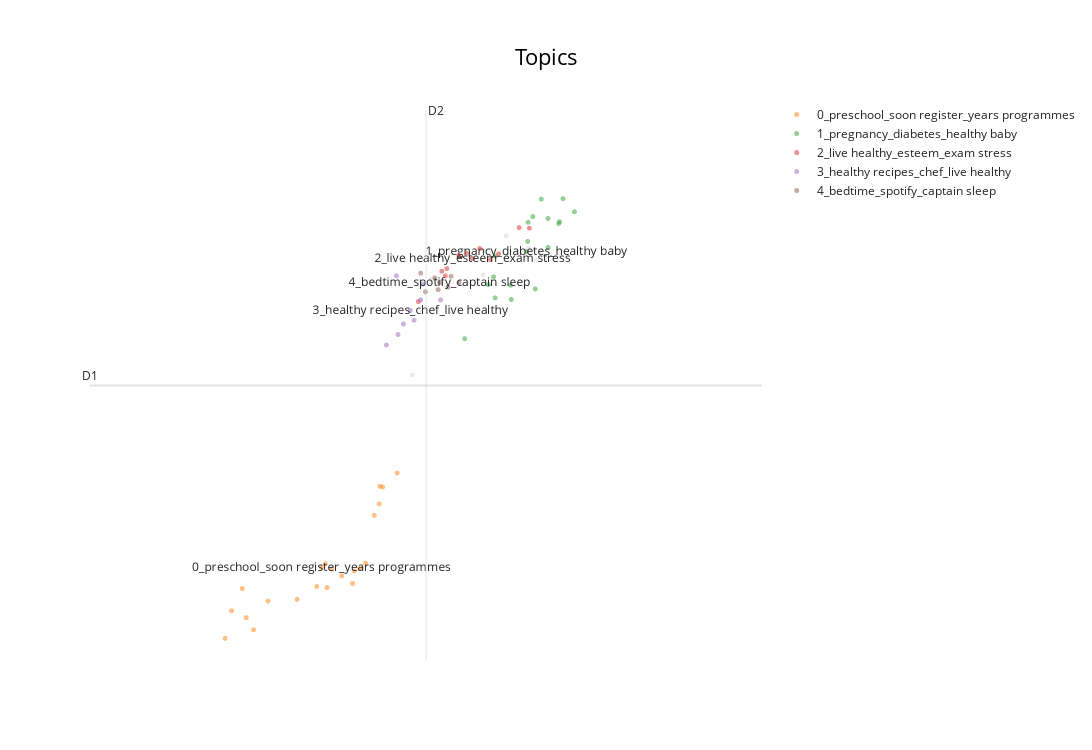

The notebook cell saved with this chart:
### Code cell
top_topics = topic_model.get_topic_freq()["Topic"].tolist()
embeddings = topic_model.umap_model.embedding_
hover_data = [
    f"{title} - Topic {topic}"
    # CHANGE THE NAME OF THE PARAM
    for title, topic in zip(doc_titles_parentHub, topics)
]
visualization = topic_model.visualize_documents(
    hover_data,
    reduced_embeddings=embeddings,
    topics=top_topics,
    title="Topics",
)
result.iloc[:,:-1].to_csv(r"bertopic program subpages\hyperparameter tuning\bertopic_programeSubPages_parentHub_tuned.csv")
visualization.show()

### Figure 1 — Plotly figure (JSON) as saved in the notebook; plotly's stock layout.template omitted (floating-point values rounded to 4 significant figures)
{"data": [{"hoverinfo": "text", "hovertext": ["Parent Hub: 0-2 Years - Resources - Topic -1", "Parent Hub: Student Health Centre, Dental Centre - Topic -1", "Parent Hub: Teens - Resources - Topic -1", "Parent Hub: 3-6 Years - Nutrition and Healthy Eating - Topic -1", "Parent Hub: 3-6 Years - Healthy, Active Family - Topic -1", "Parent Hub: 7-12 Years - Topic -1", null], "marker": {"color": "#CFD8DC", "opacity": 0.5, "size": 5}, "mode": "markers+text", "name": "other", "showlegend": false, "type": "scattergl", "x": [6.483, 7.221, 7.174, 6.91, 7.041, 6.595, 6.904], "y": [4.104, 5.244, 5.364, 5.347, 5.491, 5.056, 5.101]}, {"hoverinfo": "text", "hovertext": ["Parent Hub - Events: Dear Papa, It's Okay, Parent-child Workshop - Topic 0", "Parent Hub - Events: Into the Hawkerverse - Topic 0", "Parent Hub - Depression Scale - Topic 0", "Parent Hub: Stay Positive - Resources - Topic 0", "Parent Hub - Events - Topic 0", "Parent Hub - Events: Family Fun Time Carnival - Topic 0", "Parent Hub - Events: Move It - Topic 0", "Parent Hub: 3-6 Years - Resources - Topic 0", "Parent Hub - Events: Mental Well-Being Workshops for Parents - Topic 0", "Parent Hub - Events: Postnatal Workshop - Topic 0", "Parent Hub - Events: Your Child's First Influencer - Topic 0", "Parent Hub - Events: Family Fun Time - Topic 0", "Parent Hub - Events: Dear Mama, It's Okay, Parent Workshop - Topic 0", "test - Topic 0", "Parent Hub - Events Positive Parenting Programme - Topic 0", "Parent Hub - Events: Dear Mama, It's Okay Parent-child Workshop - Topic 0", "Parent Hub: 7-12 Years - Resources - Topic 0", "Parent Hub - Events: Eat Right Feel Right - Topic 0", "Parent Hub: Child Health Booklet - Topic 0", "Parent Hub - Events: Eat Right Feel Right Grandparents Edition - Topic 0", "Parent Hub: We're Expecting - Resources - Topic 0", null], "marker": {"opacity": 0.5, "size": 5}, "mode": "markers+text", "name": "0_preschool_soon register_years programmes", "text": ["", "", "", "", "", "", "", "", "", "", "", "", "", "", "", "", "", "", "", "", "", "0_preschool_soon register_years programmes"], "textfont": {"size": 12}, "type": "scattergl", "x": [6.063, 5.406, 5.47, 6.306, 6.137, 5.368, 6.003, 6.285, 5.493, 5.975, 5.537, 6.127, 5.913, 6.289, 6.171, 6.204, 6.256, 5.965, 5.623, 5.796, 6.392, 5.942], "y": [2.103, 1.754, 1.975, 2.987, 2.149, 1.478, 2.17, 2.819, 1.685, 1.985, 1.564, 2.026, 1.995, 2.994, 2.178, 2.228, 2.705, 2.223, 1.85, 1.867, 3.127, 2.184]}, {"hoverinfo": "text", "hovertext": ["Parent Hub: 0-2 Years - View All - Topic 1", "Parent Hub: 0-2 Years - Immunisation - Topic 1", "Parent Hub: Student Immunisation And Screening - Topic 1", "Parent Hub: 0-2 Years - 1st Few Months - Topic 1", "Parent Hub: 0-2 Years - Topic 1", "Parent Hub: 0-2 Years - Healthy Diet - Topic 1", "Parent Hub: 0-2 Years - Common Status - Topic 1", "Parent Hub: 0-2 Years - Screen Time - Topic 1", "Parent Hub: 0-2 Years - Baby Safety - Topic 1", "Parent Hub: 0-2 Years - Baby Care - Topic 1", "Parent Hub: 0-2 Years - Immunisation - Topic 1", "Parent Hub: We're Expecting - Trimester 3 - Topic 1", "Parent Hub: We're Expecting - Gestational Diabetes - Topic 1", "Parent Hub: We're Expecting - Topic 1", "Parent Hub: We're Expecting - View All - Topic 1", "Parent Hub: We're Expecting - Trimester 2 - Topic 1", "Parent Hub: 0-2 Years - Growth and Development - Topic 1", "Parent Hub: We're Expecting - Trimester 1 - Topic 1", null], "marker": {"opacity": 0.5, "size": 5}, "mode": "markers+text", "name": "1_pregnancy_diabetes_healthy baby", "text": ["", "", "", "", "", "", "", "", "", "", "", "", "", "", "", "", "", "", "1_pregnancy_diabetes_healthy baby"], "textfont": {"size": 12}, "type": "scattergl", "x": [6.976, 7.448, 7.38, 7.292, 6.967, 7.17, 7.2, 7.172, 7.291, 7.355, 7.359, 7.215, 7.072, 6.794, 6.976, 6.936, 7.251, 7.068, 7.162], "y": [5.288, 5.73, 5.861, 5.375, 5.082, 5.435, 5.683, 5.625, 5.663, 5.613, 5.631, 4.961, 4.856, 4.466, 4.872, 5.004, 5.856, 4.997, 5.333]}, {"hoverinfo": "text", "hovertext": ["Parent Hub: Teens - Emotional Health - Topic 2", "Parent Hub: 7-12 Years - Emotional Health - Topic 2", "Parent Hub: 3-6 Years - Oral Care and Eye Care - Topic 2", "Parent Hub: 7-12 Years - Healthy at School - Topic 2", "Parent Hub: Quizzes - How To Build Positive Self-Esteem in Your Teen - Topic 2", "Parent Hub: Teens - View All - Topic 2", "Parent Hub: 3-6 Years - Safety and Hygiene - Topic 2", "Parent Hub: Teens - Topic 2", "Parent Hub: 7-12 Years - Sparkly Teeth and Eyes - Topic 2", "Parent Hub: 7-12 Years - Building Bonds - Topic 2", "Parent Hub: 3-6 Years - Common Conditions - Topic 2", null], "marker": {"opacity": 0.5, "size": 5}, "mode": "markers+text", "name": "2_live healthy_esteem_exam stress", "text": ["", "", "", "", "", "", "", "", "", "", "", "2_live healthy_esteem_exam stress"], "textfont": {"size": 12}, "type": "scattergl", "x": [6.658, 6.679, 6.947, 6.76, 6.518, 6.806, 7.119, 6.688, 6.997, 6.885, 7.18, 6.84], "y": [5.138, 5.091, 5.253, 5.295, 4.835, 5.319, 5.572, 5.164, 5.311, 5.364, 5.567, 5.264]}, {"hoverinfo": "text", "hovertext": ["Parent Hub: Grandparents - Resources - Topic 3", "Parent Hub: 7-12 Years - View All - Topic 3", "Parent Hub: 3-6 Years - Topic 3", "Parent Hub: Recipes - Topic 3", "Parent Hub: 7-12 Years - Healthy Eating - Topic 3", "Parent Hub: 3-6 Years - View All - Topic 3", "Parent Hub: Quizzes - How Well Do You Know the Nutritional Information Panel (NIP)? - Topic 3", "Parent Hub: Quizzes - How To Keep Your Child Fit and Active - Topic 3", null], "marker": {"opacity": 0.5, "size": 5}, "mode": "markers+text", "name": "3_healthy recipes_chef_live healthy", "text": ["", "", "", "", "", "", "", "", "3_healthy recipes_chef_live healthy"], "textfont": {"size": 12}, "type": "scattergl", "x": [6.328, 6.533, 6.388, 6.493, 6.545, 6.651, 6.397, 6.43, 6.471], "y": [4.403, 4.852, 5.092, 4.649, 5.009, 4.852, 4.507, 4.612, 4.747]}, {"hoverinfo": "text", "hovertext": ["3 - 6 Years: Good Sleep Captain Sleep - Topic 4", "3 - 6 Years: Good Sleep Captain Sleep - Topic 4", "Parent Hub: 0-2 Years - Baby Sleep - Topic 4", "3 - 6 Years: Good Sleep Captain Sleep - Topic 4", "sleep-test - Topic 4", "3 - 6 Years: Good Sleep Captain Sleep - Topic 4", "3 - 6 Years: Good Sleep Captain Sleep - Topic 4", null], "marker": {"opacity": 0.5, "size": 5}, "mode": "markers+text", "name": "4_bedtime_spotify_captain sleep", "text": ["", "", "", "", "", "", "", "4_bedtime_spotify_captain sleep"], "textfont": {"size": 12}, "type": "scattergl", "x": [6.533, 6.636, 6.714, 6.617, 6.561, 6.761, 6.695, 6.645], "y": [5.118, 4.954, 5.087, 5.071, 4.932, 5.025, 4.98, 5.024]}], "layout": {"annotations": [{"showarrow": false, "text": "D1", "x": 4.563, "y": 3.998, "yshift": 10}, {"showarrow": false, "text": "D2", "x": 6.564, "xshift": 10, "y": 6.74}], "height": 750, "shapes": [{"line": {"color": "#CFD8DC", "width": 2}, "type": "line", "x0": 6.564, "x1": 6.564, "y0": 1.257, "y1": 6.74}, {"line": {"color": "#9E9E9E", "width": 2}, "type": "line", "x0": 4.563, "x1": 8.566, "y0": 3.998, "y1": 3.998}], "title": {"font": {"color": "Black", "size": 22}, "text": "Topics", "x": 0.5, "xanchor": "center", "yanchor": "top"}, "width": 1200, "xaxis": {"visible": false}, "yaxis": {"visible": false}}}
